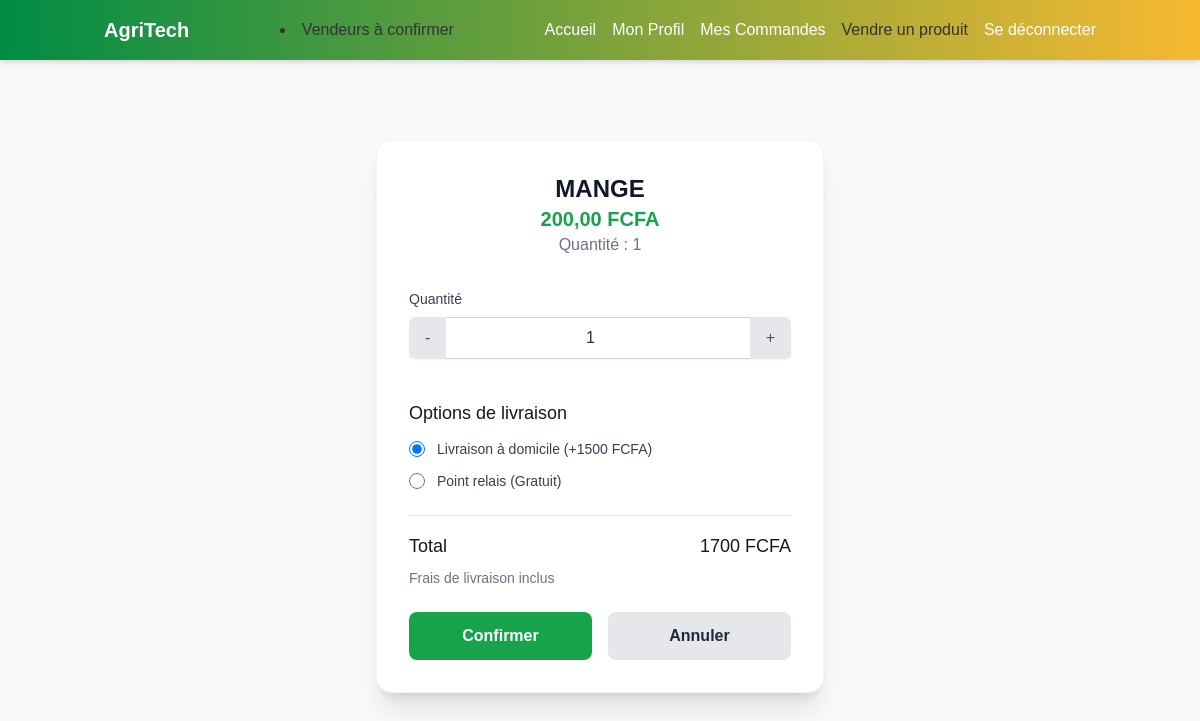
/accounts/profile/commander/7/ (signed in), run on the app's committed database.
### agritech_app/models.py (models this page shows, shortened)
class Produit(models.Model):
    vendeur = models.ForeignKey(User, on_delete=models.CASCADE)
    categorie = models.ForeignKey(CategorieProduit, on_delete=models.CASCADE)
    nom = models.CharField(max_length=255)
    prix = models.DecimalField(max_digits=10, decimal_places=2)
    quantite = models.PositiveIntegerField()
    photo = models.ImageField(upload_to='produits/', blank=True)
    description = models.TextField(blank=True)
    date_ajout = models.DateTimeField(auto_now_add=True)
    est_actif = models.BooleanField(default=True)
    saisonnalite = models.CharField(max_length=255, blank=True)

### agritech_app/views.py (the view, shortened to what this page needs)
# urls.py: path('commander/<int:produit_id>/', views.passer_commande, name='passer_commande'),
@login_required
def passer_commande(request, produit_id):
    produit = get_object_or_404(Produit, pk=produit_id)
    return render(request, 'passer_commande.html', {'produit': produit})

### templates/passer_commande.html (shortened to what this page needs)
{% extends 'base.html' %}
{% block content %}
<div class="max-w-md mx-auto my-12">
    <div class="bg-white p-8 rounded-2xl shadow-xl border border-gray-100">
        <div class="text-center mb-8">
            <h1 class="text-2xl font-bold text-gray-900">{{ produit.nom }}</h1>
            <p class="text-xl font-bold text-green-600">{{ produit.prix }} FCFA</p>
            <p class="text-gray-500">Quantité : 1</p>
        </div>
        <form method="post" class="space-y-6">
            <div>
                <label class="block text-sm font-medium text-gray-700 mb-2">Quantité</label>
                <div class="flex rounded-md shadow-sm">
                    <button type="button" onclick="decrement()" class="px-4 py-2 bg-gray-200 text-gray-600 rounded-l-md hover:bg-gray-300">
                        -
                    </button>
                    <input type="number" id="quantite" name="quantite" value="1" min="1"
                           class="flex-1 block w-full px-4 py-2 text-center border-t border-b border-gray-300">
                    <button type="button" onclick="increment()" class="px-4 py-2 bg-gray-200 text-gray-600 rounded-r-md hover:bg-gray-300">
                        +
                    </button>
                </div>
            </div>
            <div class="pt-4">
                <h3 class="text-lg font-medium text-gray-900 mb-3">Options de livraison</h3>
                <div class="space-y-3">
                    <div class="flex items-center">
                        <input id="livraison-domicile" name="livraison" type="radio" value="domicile" checked
                               class="h-4 w-4 text-green-600 focus:ring-green-500 border-gray-300">
                        <label for="livraison-domicile" class="ml-3 block text-sm font-medium text-gray-700">
                            Livraison à domicile (+1500 FCFA)
                        </label>
                    </div>
                    <div class="flex items-center">
                        <input id="point-relais" name="livraison" type="radio" value="relais"
                               class="h-4 w-4 text-green-600 focus:ring-green-500 border-gray-300">
                        <label for="point-relais" class="ml-3 block text-sm font-medium text-gray-700">
                            Point relais (Gratuit)
                        </label>
                    </div>
                </div>
            </div>
            <div class="border-t border-gray-200 pt-4">
                <div class="flex justify-between text-lg font-medium text-gray-900 mb-2">
                    <span>Total</span>
                    <span id="total">{{ produit.prix|add:1500 }} FCFA</span>
                </div>
                <p class="text-sm text-gray-500 mb-6">Frais de livraison inclus</p>
            </div>
            <div class="flex space-x-4">
                <button type="submit" class="flex-1 bg-green-600 hover:bg-green-700 text-white px-6 py-3 rounded-lg font-bold">
                    Confirmer
                </button>
                <a href="{% url 'detail_produit' produit.id %}" class="flex-1 bg-gray-200 hover:bg-gray-300 text-gray-800 px-6 py-3 rounded-lg font-bold text-center">
                    Annuler
                </a>
            </div>
        </form>
    </div>
</div>
{% endblock %}

### static/css/style.css (style rules this page uses)
:root { --primary-color: #008000; --secondary-color: #FFA500; --accent-color: #D4AF37; --text-color: #333; --background-color: #f8f8f8; }
body { font-family: 'Arial', sans-serif; color: var(--text-color); background-color: var(--background-color); line-height: 1.6; }

### templates/base.html (style rules this page uses)
:root { --couleur-primaire: #008C45; --couleur-secondaire: #F7B931; --couleur-tertiaire: #E4572E; --couleur-clair: #F9F9F9; --couleur-texte-principal: #333; --couleur-texte-secondaire: #777; }
body { font-family: 'Arial', sans-serif; background-color: var(--couleur-clair); color: var(--couleur-texte-principal); margin: 0; padding: 0; line-height: 1.6; }

### data on the page
Produit: nom "MANGE", prix "200,00", prix|add "1700"
